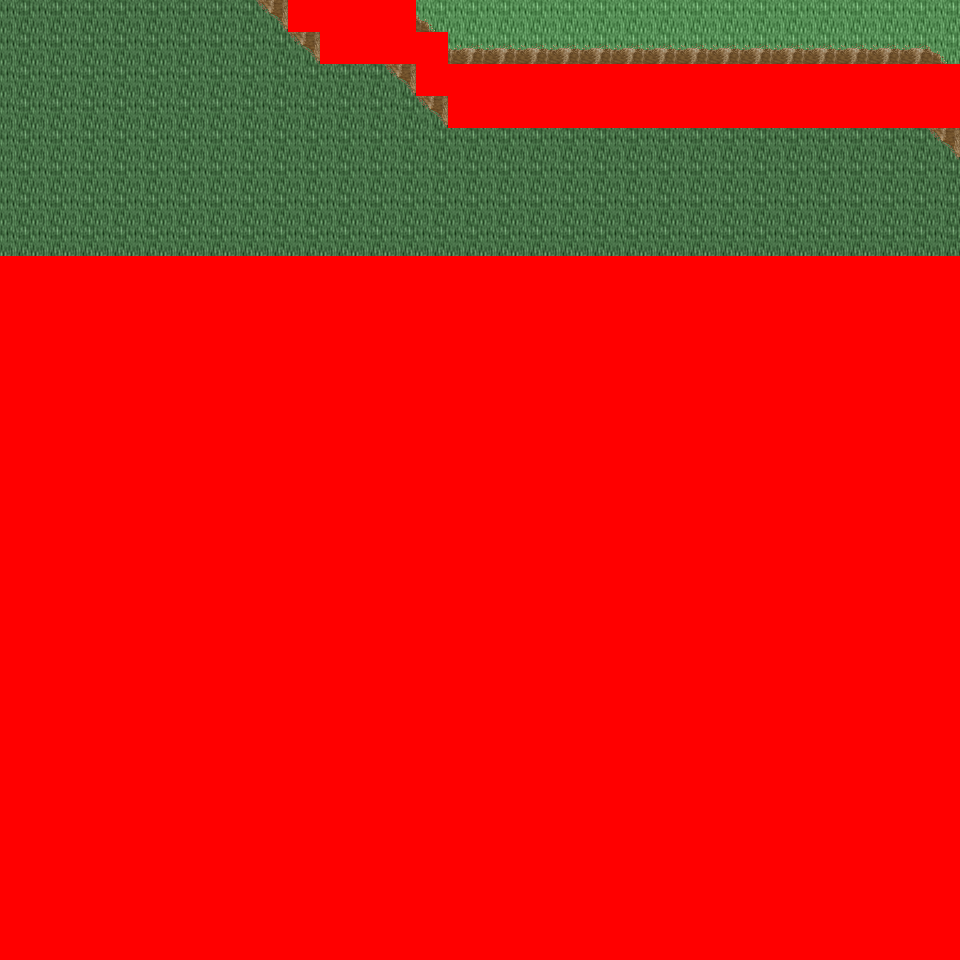

This game map was drawn from its Tiled (.tmx) file and the tilesets committed beside it. A one-line description and the trimmed map source follow:
An orthogonal 30x30 tile map with 32x32 px tiles, 6 tile layers (Ground, Object, Object2, Above, ...), 26 tilesets and 4 objects (4x mapchange).

<map version="1.0" orientation="orthogonal" renderorder="right-down" width="30" height="30" tilewidth="32" tileheight="32" nextobjectid="5">
  <tileset firstgid="1" name="tileset_logic_collision" tilewidth="32" tileheight="32" tilecount="1" columns="1">
    <image source="../drawable/tileset_logic_collision.png" width="32" height="32" />
  </tileset>
  <tileset firstgid="2" name="tileset_ground_ground" tilewidth="32" tileheight="32" tilecount="33" columns="3">
    <image source="../drawable/tileset_ground_ground.png" width="96" height="352" />
  </tileset>
  <tileset firstgid="35" name="tileset_building_castle" tilewidth="32" tileheight="32" tilecount="320" columns="20">
    <image source="../drawable/tileset_building_castle.png" width="640" height="512" />
  </tileset>
  <tileset firstgid="355" name="tileset_ground_grass_corners" tilewidth="32" tileheight="32" tilecount="24" columns="6">
    <image source="../drawable/tileset_ground_grass_corners.png" width="192" height="128" />
  </tileset>
  <tileset firstgid="379" name="tileset_ground_grass_edges" tilewidth="32" tileheight="32" tilecount="36" columns="12">
    <image source="../drawable/tileset_ground_grass_edges.png" width="384" height="96" />
  </tileset>
  <tileset firstgid="415" name="tileset_ground_water_pool" tilewidth="32" tileheight="32" tilecount="72" columns="3">
    <image source="../drawable/tileset_ground_water_pool.png" width="96" height="768" />
  </tileset>
  <tileset firstgid="487" name="tileset_ground_earth_edges" tilewidth="32" tileheight="32" tilecount="18" columns="6">
    <image source="../drawable/tileset_ground_earth_edges.png" width="192" height="96" />
  </tileset>
  <tileset firstgid="505" name="tileset_item_weapon_cannon" tilewidth="32" tileheight="32" tilecount="12" columns="3">
    <image source="../drawable/tileset_item_weapon_cannon.png" width="96" height="128" />
  </tileset>
  <tileset firstgid="517" name="tileset_item_pot_barrels_1" tilewidth="32" tileheight="32" tilecount="8" columns="4">
    <image source="../drawable/tileset_item_pot_barrels_1.png" width="128" height="64" />
  </tileset>
  <tileset firstgid="525" name="tileset_ground_cobbled_paving" tilewidth="32" tileheight="32" tilecount="1" columns="1">
    <image source="../drawable/tileset_ground_cobbled_paving.png" width="32" height="32" />
  </tileset>
  <tileset firstgid="526" name="tileset_ground_ridge_earth_pale" tilewidth="32" tileheight="32" tilecount="96" columns="12">
    <image source="../drawable/tileset_ground_ridge_earth_pale.png" width="384" height="256" />
  </tileset>
  <tileset firstgid="622" name="tileset_plant_bushes_and_trees" tilewidth="32" tileheight="32" tilecount="144" columns="16">
    <image source="../drawable/tileset_plant_bushes_and_trees.png" width="512" height="289" />
  </tileset>
  <tileset firstgid="766" name="tileset_plant_bush_leafy_2" tilewidth="32" tileheight="32" tilecount="12" columns="6">
    <image source="../drawable/tileset_plant_bush_leafy_2.png" width="192" height="64" />
  </tileset>
  <tileset firstgid="778" name="tileset_plant_bush_flowering" tilewidth="32" tileheight="32" tilecount="72" columns="8">
    <image source="../drawable/tileset_plant_bush_flowering.png" width="256" height="288" />
  </tileset>
  <tileset firstgid="850" name="tileset_plant_stump_small_stump" tilewidth="32" tileheight="32" tilecount="4" columns="2">
    <image source="../drawable/tileset_plant_stump_small_stump.png" width="64" height="64" />
  </tileset>
  <tileset firstgid="854" name="tileset_plant_tree_fall_trees" tilewidth="32" tileheight="32" tilecount="40" columns="8">
    <image source="../drawable/tileset_plant_tree_fall_trees.png" width="256" height="160" />
  </tileset>
  <tileset firstgid="894" name="tileset_plant_vine" tilewidth="32" tileheight="32" tilecount="3" columns="1">
    <image source="../drawable/tileset_plant_vine.png" width="32" height="96" />
  </tileset>
  <tileset firstgid="897" name="tileset_building_cottage" tilewidth="32" tileheight="32" tilecount="256" columns="16">
    <image source="../drawable/tileset_building_cottage.png" width="512" height="512" />
  </tileset>
  <tileset firstgid="1153" name="tileset_building_roof_thatched_roof" tilewidth="32" tileheight="32" tilecount="256" columns="16">
    <image source="../drawable/tileset_building_roof_thatched_roof.png" width="512" height="512" />
  </tileset>
  <tileset firstgid="1409" name="tileset_building_window_windows" tilewidth="32" tileheight="32" tilecount="256" columns="16">
    <image source="../drawable/tileset_building_window_windows.png" width="512" height="512" />
  </tileset>
  <tileset firstgid="1665" name="tileset_building_door_doors" tilewidth="32" tileheight="32" tilecount="256" columns="16">
    <image source="../drawable/tileset_building_door_doors.png" width="512" height="512" />
  </tileset>
  <tileset firstgid="1921" name="tileset_building_fence_fence_wooden" tilewidth="32" tileheight="32" tilecount="12" columns="3">
    <image source="../drawable/tileset_building_fence_fence_wooden.png" width="96" height="128" />
  </tileset>
  <tileset firstgid="1933" name="tileset_ground_ground_3" tilewidth="32" tileheight="32" tilecount="5" columns="5">
    <image source="../drawable/tileset_ground_ground_3.png" width="160" height="32" />
  </tileset>
  <tileset firstgid="1938" name="tileset_plant_tree_tree_darkgreen" tilewidth="32" tileheight="32" tilecount="88" columns="8">
    <image source="../drawable/tileset_plant_tree_tree_darkgreen.png" width="256" height="352" />
  </tileset>
  <tileset firstgid="2026" name="tileset_building_decoration_magician_banner" tilewidth="32" tileheight="32" tilecount="3" columns="3">
    <image source="../drawable/tileset_building_decoration_magician_banner.png" width="96" height="32" />
  </tileset>
  <tileset firstgid="2029" name="tileset_ground_ladder_vertical_dark" tilewidth="32" tileheight="32" tilecount="3" columns="3">
    <image source="../drawable/tileset_ground_ladder_vertical_dark.png" width="96" height="32" />
  </tileset>
  <layer name="Ground" width="30" height="30">
    <data>[900 cells, 240 non-empty, 2 distinct tile ids]</data>
  </layer>
  <layer name="Object" width="30" height="30">
    <data>[900 cells, 63 non-empty, 7 distinct tile ids]</data>
  </layer>
  <layer name="Object2" width="30" height="30">
    <data>[900 cells, 0 non-empty, 0 distinct tile ids]</data>
  </layer>
  <layer name="Above" width="30" height="30">
    <data>[900 cells, 0 non-empty, 0 distinct tile ids]</data>
  </layer>
  <layer name="Above2" width="30" height="30">
    <data>[900 cells, 0 non-empty, 0 distinct tile ids]</data>
  </layer>
  <layer name="Walkable" width="30" height="30">
    <data>[900 cells, 701 non-empty, 1 distinct tile ids]</data>
  </layer>
  <objectgroup name="MapEvents">
    <object id="1" name="north" type="mapchange" x="0" y="0" width="288" height="32">
      <properties>
        <property name="map" value="0_deniran_forest_n2_w_x0_y3" />
        <property name="place" value="south" />
      </properties>
    </object>
    <object id="2" name="north2" type="mapchange" x="416" y="0" width="544" height="32">
      <properties>
        <property name="map" value="0_deniran_forest_n2_w_x0_y3" />
        <property name="place" value="south2" />
      </properties>
    </object>
    <object id="3" name="east" type="mapchange" x="928" y="0" width="32" height="64">
      <properties>
        <property name="map" value="0_ados_mountain_n2_w2_x0_y4" />
        <property name="place" value="west" />
      </properties>
    </object>
    <object id="4" name="east2" type="mapchange" x="928" y="128" width="32" height="128">
      <properties>
        <property name="map" value="0_ados_mountain_n2_w2_x0_y4" />
        <property name="place" value="west2" />
      </properties>
    </object>
  </objectgroup>
</map>
